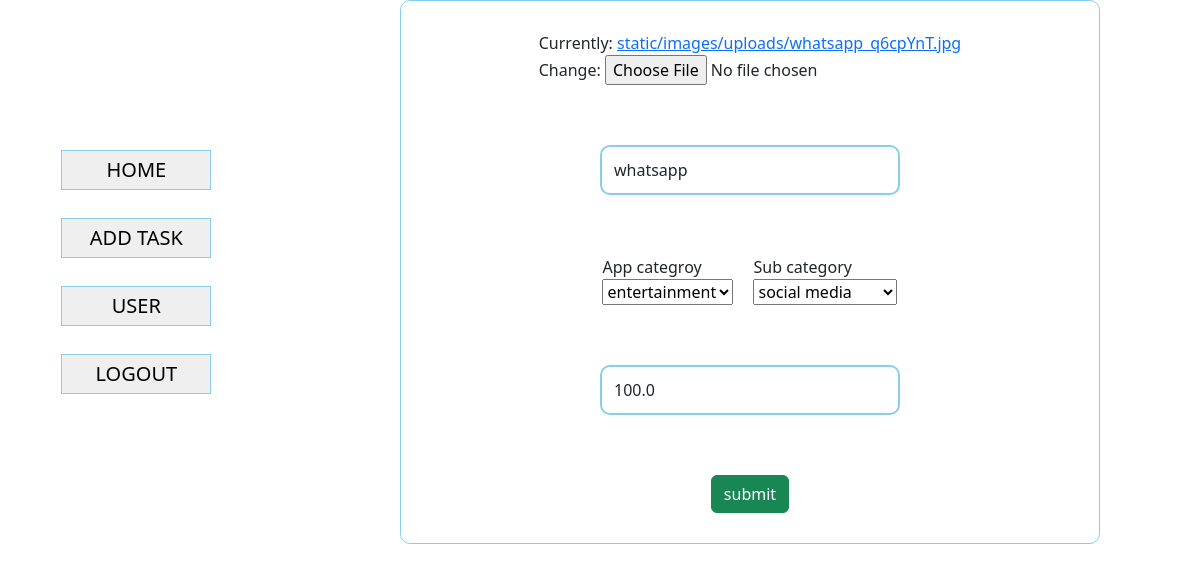
/admin_task_update/2/ (signed in), run on the app's committed database.
### app/models.py (models this page shows, shortened)
class admin_task(models.Model):
    image=models.ImageField( upload_to='static/images/uploads', height_field=None, width_field=None, max_length=None)
    app_name=models.CharField( max_length=50)
    app_category=models.CharField(choices=APP_CATEGORY,max_length=50)
    sub_category=models.CharField(choices=SUB_CATEGORY, max_length=50)
    points=models.FloatField(null=True)

### app/views.py (the view, shortened to what this page needs)
# urls.py: path("admin_task_update/<int:id>/",views.admin_task_update,name='admin_task_update'),
@login_required(login_url="login")
def admin_task_update(request,id):
    admin_task_update=admin_task.objects.get(id=id)
    form=admin_task_form(instance=admin_task_update)
    context={
        'admin_task_update':admin_task_update,
        'form':form
    }
    return render(request,'update.html',context)

### app/forms.py
class admin_task_form(forms.ModelForm):
    app_name=forms.CharField(widget=forms.TextInput(attrs={'class':'form-control','placeholder':'App name','style':'width:300px;height:50px;border-radius:10px;border:2px skyblue solid;'}))
    points=forms.CharField(widget=forms.TextInput(attrs={'class':'form-control','placeholder':'points','style':'width:300px;height:50px;border-radius:10px;border:2px skyblue solid;'}))
    class Meta:
        model = admin_task
        fields =['app_name','image','app_category','sub_category','points']

### templates/update.html (shortened to what this page needs)
{% extends 'base.html' %}
{% block content %}
{% load static %}
<link rel="stylesheet" href="{% static 'css\admin_task_area.css' %}">
<div class="container">
    <div class="one">
        <div class="btn1"><button><a href="{% url 'admin-home' %}">home</a></button></div>
        <div class="btn1"><button><a href="{% url 'admin-task-area' %}">add task</a></button></div>
        <div class="btn1"><button><a href="">{{request.user.username}}</a></button></div>
        <div class="btn1"><button><a href="{% url 'logout' %}">logout</a></button></div>
    </div>
    <div class="two">
        {% include 'messages.html' %}
        <div class="container2">
            <form action="" novalidate method="POST" enctype="multipart/form-data">
                <div class="img content">
                    {{form.image}}
                </div>
                <div class="app-name content">
                    {{form.app_name}}
                </div>
                <div class="category content">
                    <div style='position:relative;right:10px'>
                        <div>
                            <label for="">App categroy</label>
                        </div>
                        {{form.app_category}}</div>
                    <div style='position:relative;left:10px'>
                        <div>
                            <label for="">Sub category</label>
                        </div>
                        {{form.sub_category}}</div>
                </div>
                <div class="points content">
                    {{form.points}}
                </div>
                <div class="submit content">
                    <button type="submit" class="btn btn-success text-center">submit</button>
                </div>
        </div>
    </div>
</div>
{% endblock content %}

### static/css/admin_task_area.css (style rules this page uses)
* { padding: 0; margin: 0; box-sizing: border-box; }
.container { display: flex; justify-content: space-around; flex-wrap: wrap; align-items: center; }
.container2 form { display: flex; flex-direction: column; justify-content: space-around; align-items: center; }
.one { height: 300px; width: 300px; display: flex; justify-content: space-evenly; flex-direction: column; }
.one .btn1 button { height: 40px; width: 150px; border: skyblue solid 1px; font-size: 20px; }
.one .btn1 a { text-decoration: none; text-transform: uppercase; text-align: center; color: black; }
.two { height: auto; width: 700px; border: solid 1px skyblue; border-radius: 10px; }
.content { margin: 30px; }
.category { display: flex; justify-content: space-evenly; flex-direction: row; align-items: center; }

### data on the page
admin_task: app_name "whatsapp", app_category "entertainment", sub_category "social media", points "100.0"

### other printed values
{{ request.user.username }} "USER"
